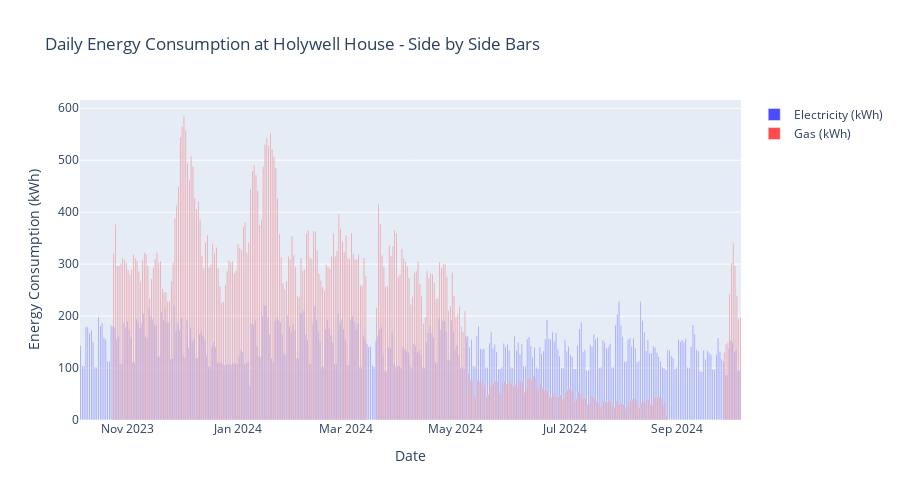

Notebook source saved alongside this figure:
### Markdown cell above
## Plotly
While matplotlib is the python standard for creating static plots for analysis and publication, Plotly offers a powerful alternative when you need interactive, web-ready visualizations - an increasingly used tool for communicating your work ([OurWorldInData](https://ourworldindata.org/) is a fantastic example of this). 

Plotly automatically generates interactive plots that allow users to zoom, pan, hover for details, and toggle data series on/off - features that can transform a static chart into an engaging, exploratory tool.

Plotly figures are often rendered in a browser window or in jupyter notebooks. Working with plotly has a similar architecture to matplotlib, however, there are many powerful features that make creating attractive plots very easy. 

Below is an example of plotly using the Holywell House data you imported above. Use the interactive tools to explore the data.

### Code cell
# Create an interactive bar chart with Plotly - bars side by side
import plotly.graph_objects as go

# Create a single subplot (no secondary y-axis for true side-by-side bars)
fig = go.Figure()

# Add electricity consumption as bars
fig.add_trace(
    go.Bar(
        x=combined_resampled.index,
        y=combined_resampled['Electricity (kWh)'],
        name='Electricity (kWh)',
        marker_color='blue',
        opacity=0.7
    )
)

# Add gas consumption as bars
fig.add_trace(
    go.Bar(
        x=combined_resampled.index,
        y=combined_resampled['Gas (kWh)'],
        name='Gas (kWh)',
        marker_color='red',
        opacity=0.7
    )
)

# Update layout
fig.update_layout(
    title="Daily Energy Consumption at Holywell House - Side by Side Bars",
    xaxis_title="Date",
    yaxis_title="Energy Consumption (kWh)",
    hovermode='x unified',
    width=900,
    height=500,
    barmode='group'  # This ensures bars are side by side
)

# Show the interactive plot
fig.show()

### Figure 1 — Plotly figure (JSON) as saved in the notebook; plotly's stock layout.template omitted (floating-point values rounded to 4 significant figures; data arrays with more than 128 entries replaced by an {"elided": "..."} marker saying what was removed)
{"data": [{"marker": {"color": "blue"}, "name": "Electricity (kWh)", "opacity": 0.7, "type": "bar", "x": {"elided": "367 str values"}, "y": {"elided": "367 float values"}}, {"marker": {"color": "red"}, "name": "Gas (kWh)", "opacity": 0.7, "type": "bar", "x": {"elided": "367 str values"}, "y": {"elided": "367 float values"}}], "layout": {"barmode": "group", "height": 500, "hovermode": "x unified", "title": {"text": "Daily Energy Consumption at Holywell House - Side by Side Bars"}, "width": 900, "xaxis": {"title": {"text": "Date"}}, "yaxis": {"title": {"text": "Energy Consumption (kWh)"}}}}
